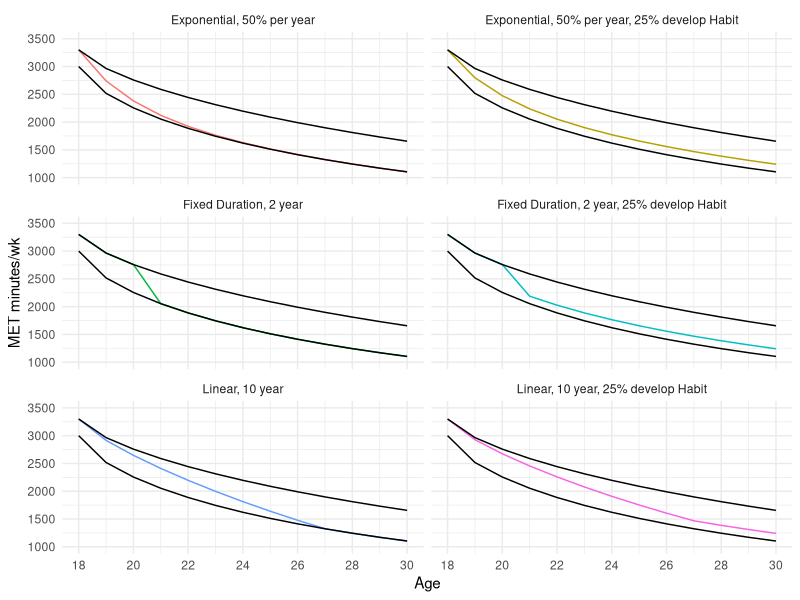

This chart was generated by the following R code: (Note: this script raises an error after producing the figure.)
rm(list = ls())

library(tidyr)
library(ggplot2)

# start age
start_age  <- 18
end_age    <- 30
mean_METS  <- 3000
perc_habit <- 0.25
exp_decay  <- 0.5


# intervention effect decay diagram
v_time <- seq(start_age, 
              end_age, 
              1)

# create baseline PA decay
v_base <- (1 - pweibull(q = seq(0, 1, length.out = length(v_time)),
                           shape = 0.7, 
                           scale = 1)) * mean_METS
# intervention effect remains forever
v_int <- (1 - pweibull(q = seq(0, 1, length.out = length(v_time)),
                           shape = 0.8, 
                           scale = 1)) * 
  seq(1.1, 
      1.5, 
      length.out = length(v_time)) * mean_METS

# decay after set number of periods (e.g. 2 years)
v_imm <- c(v_int[1:3], v_base[4:length(v_time)])
# with proportion (assume 25% habit)
v_imm_prop <- v_imm * (1 - perc_habit) + v_int * perc_habit

# linear decay
decay_lin_mult <- c(seq(1, 0, length.out = 10), 
                    rep(0, length.out = length(v_time) - 10))
v_lin <- v_int * decay_lin_mult + v_base * (1-decay_lin_mult)
# with proportion (assume 25% habit)
v_lin_prop <- v_lin * (1 - perc_habit) + v_int * perc_habit

# exponential decay
decay_exp_mult <- (1-exp_decay)^(0:(length(v_time)-1))
v_exp <- v_int * decay_exp_mult + v_base * (1-decay_exp_mult)
# with proportion (assume 25% habit)
v_exp_prop <- v_exp * (1 - perc_habit) + v_int * perc_habit

# data.frame of intervention effect decays...
df <- data.frame(v_time, v_base, v_int, 
           v_imm, v_lin, v_exp, 
           v_imm_prop, v_lin_prop, v_exp_prop) 

# convert for plotting function
df_plot <- tidyr::pivot_longer(data = df, 
                               cols = c("v_imm", "v_lin", "v_exp",
                                        "v_imm_prop", "v_lin_prop", "v_exp_prop"))

# create ggplot
plot_of_decays <- ggplot() +
  geom_line(data = df_plot,
            mapping = aes(v_time, col = name, y = value)) +
  geom_line(data = df_plot,
            mapping = aes(v_time, y = v_base),
            col = "black") +
  geom_line(data = df_plot,
            mapping = aes(v_time, y = v_int),
            col = "black") +
  facet_wrap( ~ name,
              ncol = 2,
              labeller = as_labeller(
                c(
                  v_imm = "Fixed Duration, 2 year",
                  v_lin = "Linear, 10 year",
                  v_exp = "Exponential, 50% per year",
                  v_imm_prop = "Fixed Duration, 2 year, 25% develop Habit",
                  v_lin_prop = "Linear, 10 year, 25% develop Habit",
                  v_exp_prop = "Exponential, 50% per year, 25% develop Habit"
                )
              )) +
  theme_minimal() +
  scale_x_continuous(name = "Age", 
                     limits = c(start_age, 30),
                     breaks = seq(start_age, 30, 2)) +
  scale_y_continuous(name = "MET minutes/wk", limits = c(1000, 3500))+
  scale_color_discrete(guide = "none")

ggsave(filename = "Figures/plot_of_decays.png",
       plot = plot_of_decays,
       width = 12, 
       height = 15,
       scale = 0.5)


